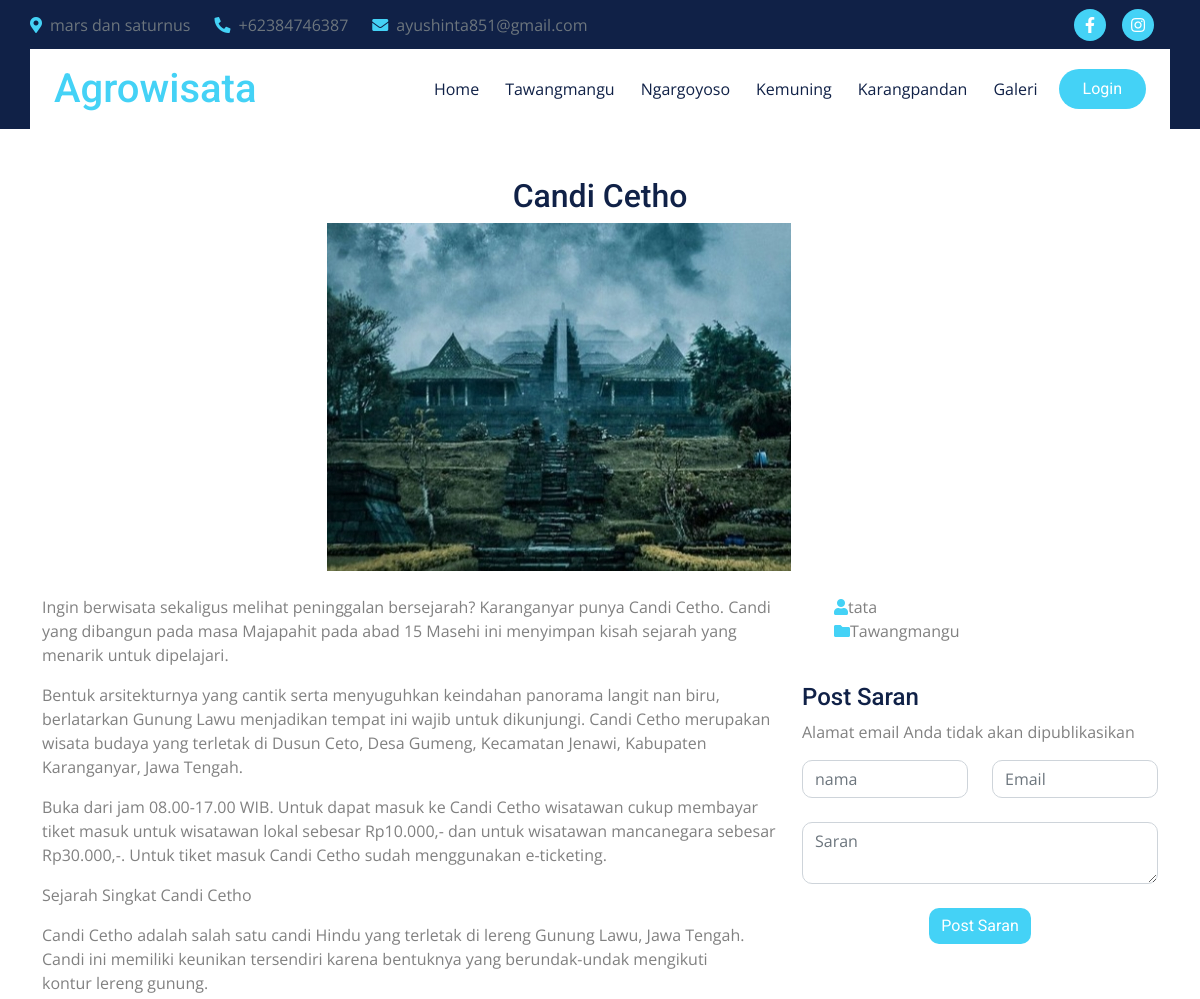
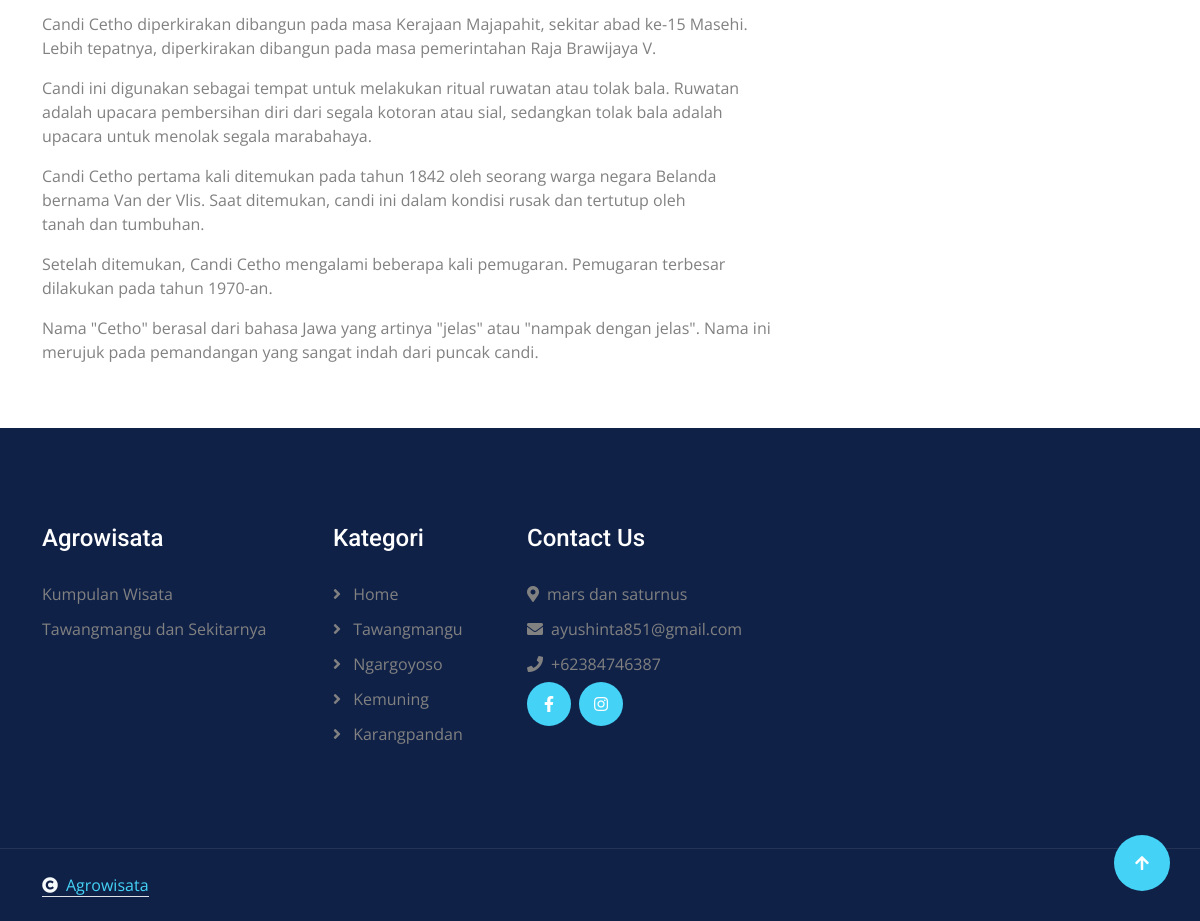
/home/artikel/Candi-Cetho, run on the app's committed database (2 pictures, top to bottom).
### tables this page shows
CREATE TABLE `konfigurasi` (
  `id_konfigurasi` int NOT NULL,
  `judul_website` varchar(200) NOT NULL,
  `profil_website` text NOT NULL,
  `instagram` varchar(200) NOT NULL,
  `facebook` varchar(200) NOT NULL,
  `email` varchar(200) NOT NULL,
  `alamat` varchar(300) NOT NULL,
  `no_wa` varchar(200) NOT NULL
);

CREATE TABLE `kategori` (
  `id_kategori` int NOT NULL,
  `nama_kategori` varchar(200) NOT NULL
);

CREATE TABLE `konten` (
  `id_konten` int NOT NULL,
  `judul` varchar(200) NOT NULL,
  `keterangan` text NOT NULL,
  `foto` varchar(200) NOT NULL,
  `slug` varchar(200) NOT NULL,
  `id_kategori` varchar(200) NOT NULL,
  `tanggal` date NOT NULL,
  `username` varchar(100) NOT NULL
);

CREATE TABLE `user` (
  `id_user` int NOT NULL,
  `username` varchar(100) NOT NULL,
  `nama` varchar(100) NOT NULL,
  `password` varchar(100) DEFAULT NULL,
  `level` enum('admin','user') NOT NULL
);

### application/controllers/Home.php (called while the page is built, shortened)
<?php
class Home extends CI_Controller {
    function artikel($id){
        $this->db->from('konfigurasi');
        $konfig = $this->db->get()->row();
        $this->db->from('kategori');
        $kategori = $this->db->get()->result_array();
        $this->db->from('konten a');
        $this->db->join('kategori b','a.id_kategori=b.id_kategori','left');
        $this->db->join('user c','a.username=c.username','left');
        $this->db->where('slug',$id);
        $konten = $this->db->get()->row();
        $data = array(
            'judul'     => $konten->judul." | Tata",
            'konfig'    => $konfig,
            'kategori'  => $kategori,
            'konten'  => $konten
        );
        $this->load->view('detail',$data);
    }
}

### index.php (called while the page is built, shortened)
<?php
require_once BASEPATH.'core/CodeIgniter.php';

### application/views/detail.php (the view, shortened to what this page needs)
<!DOCTYPE html>
<html lang="en">
<head>
	<link rel="stylesheet" href="https://use.fontawesome.com/releases/v5.15.4/css/all.css" />
	<link href="https://cdn.jsdelivr.net/npm/bootstrap-icons@1.4.1/font/bootstrap-icons.css" rel="stylesheet">
	<link rel="stylesheet" href="https://cdnjs.cloudflare.com/ajax/libs/animate.css/4.1.1/animate.min.css" />
	<link href="<?= base_url('assets/investa/'); ?>lib/animate/animate.min.css" rel="stylesheet">
	<link href="<?= base_url('assets/investa/'); ?>lib/owlcarousel/assets/owl.carousel.min.css" rel="stylesheet">
	<link href="<?= base_url('assets/investa/'); ?>lib/lightbox/css/lightbox.min.css" rel="stylesheet">
	<link href="<?= base_url('assets/investa/'); ?>css/bootstrap.min.css" rel="stylesheet">
	<link href="<?= base_url('assets/investa/'); ?>css/style.css" rel="stylesheet">
</head>
<body>
	<div class="container-fluid topbar px-0 d-none d-lg-block">
		<div class="container px-0">
			<div class="row gx-0 align-items-center" style="height: 45px;">
				<div class="col-lg-8 text-center text-lg-start mb-lg-0">
					<div class="d-flex flex-wrap">
						<a href="#" class="text-muted me-4"><i
								class="fas fa-map-marker-alt text-primary me-2"></i><?= $konfig->alamat; ?></a>
						<a href="#" class="text-muted me-4"><i
								class="fas fa-phone-alt text-primary me-2"></i><?= $konfig->no_wa; ?></a>
						<a href="#" class="text-muted me-0"><i
								class="fas fa-envelope text-primary me-2"></i><?= $konfig->email; ?></a>
					</div>
				</div>
				<div class="col-lg-4 text-center text-lg-end">
					<div class="d-flex align-items-center justify-content-end">
						<a href="<?= $konfig->facebook ?>"
							class="btn btn-primary btn-square rounded-circle nav-fill me-3"><i
								class="fab fa-facebook-f text-white"></i></a>
						<a href="<?= $konfig->instagram ?>"
							class="btn btn-primary btn-square rounded-circle nav-fill me-3"><i
								class="fab fa-instagram text-white"></i></a>
					</div>
				</div>
			</div>
		</div>
	</div>
	<div class="container-fluid sticky-top px-0">
		<div class="container px-0">
			<nav class="navbar navbar-expand-lg navbar-dark bg-white py-3 px-4">
				<a href="<?= base_url(); ?>" class="navbar-brand p-0">
					<h1 class="text-primary m-0"><?= $konfig->judul_website; ?></h1>
				</a>
				<div class="collapse navbar-collapse" id="navbarCollapse">
					<div class="navbar-nav ms-auto py-0 ">
						<a href="<?= base_url(); ?>" class="nav-item nav-link">Home</a>
						<?php foreach($kategori as $ka) { ?>
						<a href="<?= base_url('home/kategori/'.$ka['id_kategori']) ?>"
							class="nav-item nav-link"><?= $ka['nama_kategori']?> </a>
						<?php } ?>
						<a href="<?= base_url('home/galeri')?>" class="nav-item nav-link">Galeri</a>
					</div>
					<div class="d-flex align-items-center flex-nowrap pt-xl-0">
						<a href="<?= base_url('Ror')?>"
							class="btn btn-primary rounded-pill text-white py-2 px-4 ms-2 flex-wrap flex-sm-shrink-0">Login</a>
					</div>
				</div>
			</nav>
		</div>
	</div>
	<div class="container-fluid blog py-5">
		<section class="blog" data-aos="fade-up" data-aos-easing="ease-in-out" data-aos-duration="500">
			<div class="container">
				<div class="row justify-content-center">
					<div class="col-4 text-center">
					<h2 class="entry-title">
						<?=$konten->judul?>
					</h2>
					</div>
				</div>
				<div class="row justify-content-center mb-4">
					<div class="col-6">
					<div class="entry-content">
						<img class="img-fluid roundedmb-4  	"
							src="<?= base_url('assets/upload/konten/'.$konten->foto) ?>" alt="Deskripsi Gambar">
					</div>
					</div>
				</div>
				<div class="row">
					<div class="col-8">
						<div class="description">
							<?php
						$paragraphs = explode("\n", $konten->keterangan);
						foreach ($paragraphs as $paragraph) {
							echo '<p>' . htmlspecialchars(trim($paragraph)) . '</p>';
						}
						?>
						</div>
					</div>
					<div class="col-4 ">
						<div class=" mt-50px">
							<div class="entry-meta">
								<ul>
									<li class="d-flex align-items-center"><i class="fa fa-user text-primary"></i><?= $konten->nama ?></a>
									<li class="d-flex align-items-center"><i class="fa fa-folder text-primary"></i><?= $konten->nama_kategori ?></li>
								</ul>
							</div><br>
							<div class="">
								<form action="<?= site_url('admin/saran/simpan') ?>" method="post">
									<h4>Post Saran</h4>
									<p>Alamat email Anda tidak akan dipublikasikan</p>
									<div class="row">
										<div class="col-md-6 form-group">
											<input name="name" type="text" class="form-control" placeholder="nama"
												required>
										</div>
										<div class="col-md-6 form-group">
											<input name="email" type="email" class="form-control" placeholder="Email"
												required>
										</div>
									</div> <br>
									<div class="row">
										<div class="col form-group">
											<textarea name="comment" class="form-control" placeholder="Saran"
												required></textarea>
										</div>
									</div><br>
									<div class="text-center">
										<button type="submit" class="btn btn-primary">Post Saran</button>
									</div>
								</form>
							</div>
						</div>
					</div>
				</div>
			</div>
		</section>
	</div>
	<div class="container-fluid footer py-5 wow fadeIn" data-wow-delay="0.2s">
		<div class="container py-5">
			<div class="row g-5">
				<div class="col-md-6 col-lg-6 col-xl-3">
					<div class="footer-item d-flex flex-column">
						<div class="footer-item">
							<h4 class="text-white mb-4"><?= $konfig->judul_website; ?></h4>
							<p class="mb-3"><?= $konfig->profil_website; ?></p>
						</div>
					</div>
				</div>
				<div class="col-md-6 col-lg-6 col-xl-2">
					<div class="footer-item d-flex flex-column">
						<h4 class="text-white mb-4">Kategori</h4>
						<a href="<?= base_url(); ?>"><i class="fas fa-angle-right me-2"></i> Home</a>
						<?php foreach($kategori as $ka) { ?>
						<a href="<?= base_url('home/kategori/'.$ka['id_kategori']) ?>"><i
								class="fas fa-angle-right me-2"></i> <?= $ka['nama_kategori']?></a>
						<?php } ?>
					</div>
				</div>
				<div class="col-md-6 col-lg-6 col-xl-3">
					<div class="footer-item d-flex flex-column">
						<h4 class="text-white mb-4">Contact Us</h4>
						<a href=""><i class="fa fa-map-marker-alt me-2"></i><?= $konfig->alamat; ?></a>
						<a href=""><i class="fas fa-envelope me-2"></i><?= $konfig->email; ?></a>
						<a href=""><i class="fas fa-phone me-2"></i><?= $konfig->no_wa; ?></a>
						<div class="d-flex align-items-center">
							<a class="btn btn-light btn-md-square me-2" href="<?= $konfig->facebook ?>"><i
									class="fab fa-facebook-f"></i></a>
							<a class="btn btn-light btn-md-square me-2" href="<?= $konfig->instagram; ?>"><i
									class="fab fa-instagram"></i></a>
						</div>
					</div>
				</div>
			</div>
		</div>
	</div>
	<div class="container-fluid copyright py-4">
		<div class="container">
			<div class="row g-4 align-items-center">
				<div class="col-md-6 text-center text-md-start mb-md-0">
					<span class="text-body"><a href="#" class="border-bottom text-primary"><i
								class="fas fa-copyright text-light me-2"></i><?= $konfig->judul_website ?></a></span>
				</div>
			</div>
		</div>
	</div>
	<a href="#" class="btn btn-primary btn-lg-square back-to-top"><i class="fa fa-arrow-up"></i></a>
</body>
</html>

### assets/Investa/css/style.css (style rules this page uses)
.back-to-top { position: fixed; right: 30px; bottom: 30px; display: flex; width: 45px; height: 45px; align-items: center; justify-content: center; transition: 0.5s; z-index: 99; }
.btn { font-weight: 600; transition: .5s; }
.btn-square { width: 32px; height: 32px; }
.btn-md-square { width: 44px; height: 44px; }
.btn-lg-square { width: 56px; height: 56px; }
.btn-square, .btn-sm-square, .btn-md-square, .btn-lg-square, .btn-xl-square { padding: 0; display: flex; align-items: center; justify-content: center; font-weight: normal; border-radius: 50%; }
.btn.btn-primary { background: var(--bs-primary) !important; color: var(--bs-white) !important; font-family: 'Roboto', sans-serif; border: none; font-weight: 400; transition: 0.5s; }
.btn.btn-light { background: var(--bs-primary) !important; color: var(--bs-white) !important; font-family: 'Roboto', sans-serif; border: none; font-weight: 400; transition: 0.5s; }
.topbar { padding: 2px 10px 2px 20px; background: var(--bs-dark) !important; }
.sticky-top, .sticky-top .container { transition: 0.5s !important; }
.navbar .navbar-nav .nav-item.nav-link, .navbar .navbar-nav .nav-link { color: var(--bs-dark) !important; }
.navbar .navbar-nav .nav-item { position: relative; margin: 0 5px !important; }
.navbar .navbar-nav .nav-item::before, .navbar .navbar-nav .nav-item::after { position: absolute; content: ""; width: 0; height: 0; border: 0px solid var(--bs-primary); transition: 0.5s; }
.navbar .navbar-nav .nav-item::before { top: 0; left: 0; }
.navbar .navbar-nav .nav-item::after { bottom: 0; right: 0; }
.footer { background: var(--bs-dark); }
.footer .footer-item a { line-height: 35px; color: var(--bs-body); transition: 0.5s; }
.footer .footer-item p { line-height: 35px; }
.copyright { border-top: 1px solid rgba(255, 255, 255, 0.08); background: var(--bs-dark) !important; }

### data on the page
konfigurasi: alamat "mars dan saturnus", no_wa "+62384746387", email "ayushinta851@gmail.com", judul_website "Agrowisata", profil_website "Kumpulan Wisata Tawangmangu dan Sekitarnya"
kategori: nama_kategori "Tawangmangu"
kategori: nama_kategori "Ngargoyoso"
kategori: nama_kategori "Kemuning"
kategori: nama_kategori "Karangpandan"
konten: judul "Candi Cetho", foto (picture), keterangan "Ingin berwisata sekaligus melihat peninggalan bersejarah? Karanganyar punya Candi Cetho. Candi yang dibangun pada masa Majapahit pada abad 15 Masehi ini menyimpan kisah sejarah yang menarik untuk dipelajari.", keterangan "Bentuk arsitekturnya yang cantik serta menyuguhkan keindahan panorama langit nan biru, berlatarkan Gunung Lawu menjadikan tempat ini wajib untuk dikunjungi. Candi Cetho merupakan wisata budaya yang terletak di Dusun Ceto, Desa Gumeng, Kecamatan Jenawi, Kabupaten Karanganyar, Jawa Tengah.", keterangan "Buka dari jam 08.00-17.00 WIB. Untuk dapat masuk ke Candi Cetho wisatawan cukup membayar tiket masuk untuk wisatawan lokal sebesar Rp10.000,- dan untuk wisatawan mancanegara sebesar Rp30.000,-. Untuk tiket masuk Candi Cetho sudah menggunakan e-ticketing.", keterangan "Sejarah Singkat Candi Cetho", keterangan "Candi Cetho adalah salah satu candi Hindu yang terletak di lereng Gunung Lawu, Jawa Tengah. Candi ini memiliki keunikan tersendiri karena bentuknya yang berundak-undak mengikuti kontur lereng gunung.", keterangan "Candi Cetho diperkirakan dibangun pada masa Kerajaan Majapahit, sekitar abad ke-15 Masehi. Lebih tepatnya, diperkirakan dibangun pada masa pemerintahan Raja Brawijaya V.", keterangan "Candi ini digunakan sebagai tempat untuk melakukan ritual ruwatan atau tolak bala. Ruwatan adalah upacara pembersihan diri dari segala kotoran atau sial, sedangkan tolak bala adalah upacara untuk menolak segala marabahaya.", keterangan "Candi Cetho pertama kali ditemukan pada tahun 1842 oleh seorang warga negara Belanda bernama Van der Vlis. Saat ditemukan, candi ini dalam kondisi rusak dan tertutup oleh tanah dan tumbuhan.", keterangan "Setelah ditemukan, Candi Cetho mengalami beberapa kali pemugaran. Pemugaran terbesar dilakukan pada tahun 1970-an.", keterangan "Nama \"Cetho\" berasal dari bahasa Jawa yang artinya \"jelas\" atau \"nampak dengan jelas\". Nama ini merujuk pada pemandangan yang sangat indah dari puncak candi.", user.nama "tata", id_kategori.nama_kategori "Tawangmangu"
